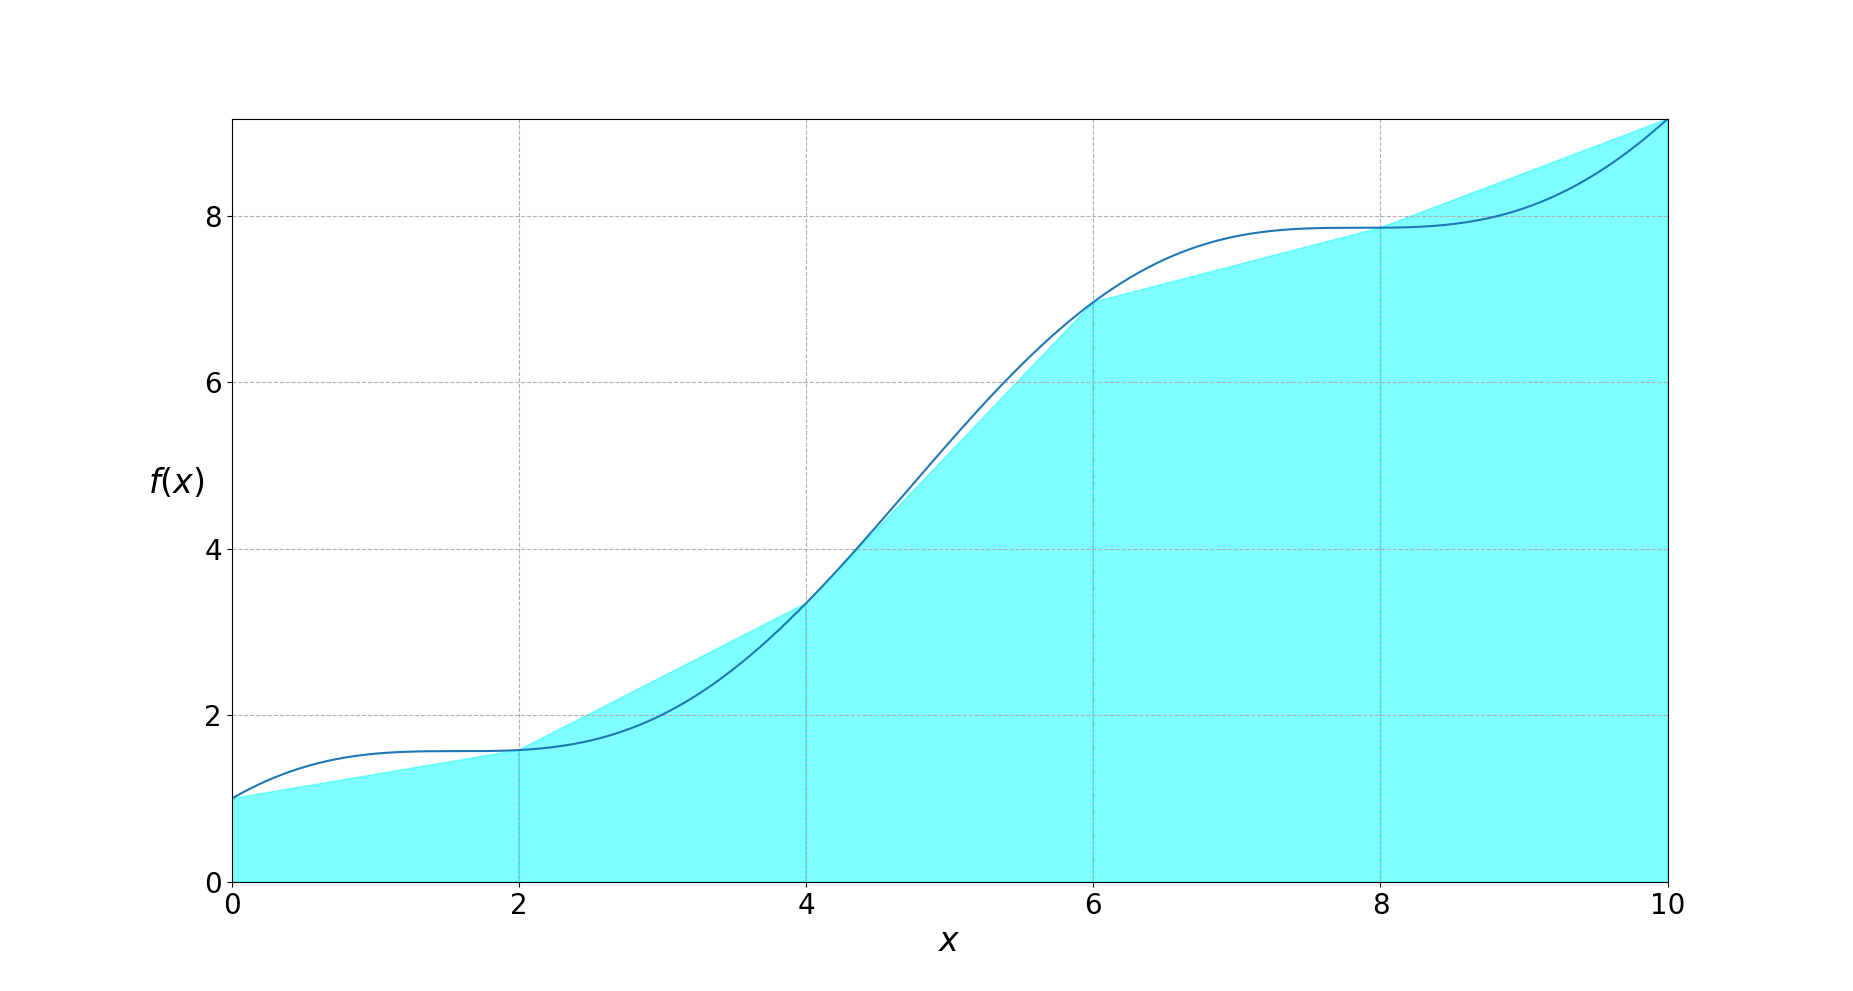

This chart was generated by the following Python code:

import numpy as np
import matplotlib.pyplot as plt
import matplotlib.patches as patches


def f(x):
    #return x*np.exp(-x) + 1
    return x + np.cos(x)

end = 10
x = np.linspace(0, end, 1000)


plt.plot(x, f(x))

for i in range(0,end,2):
    x_loc = [i, i+2, i+2, i]
    y_loc = [0, 0, f(i+2), f(i)]
    plt.gca().add_patch(patches.Polygon( xy=zip(x_loc,y_loc), color = 'cyan', alpha = .5 ) )

plt.xlim(x[0], x[-1])
plt.ylim(0, f(x[-1]))

plt.grid(linestyle = '--')

plt.xlabel(r'$x$', size = 24)
plt.ylabel(r'$f(x)$', size = 24, rotation = 0, labelpad = 20)

plt.xticks(fontsize = 20)
plt.yticks(fontsize = 20)

plt.show()
